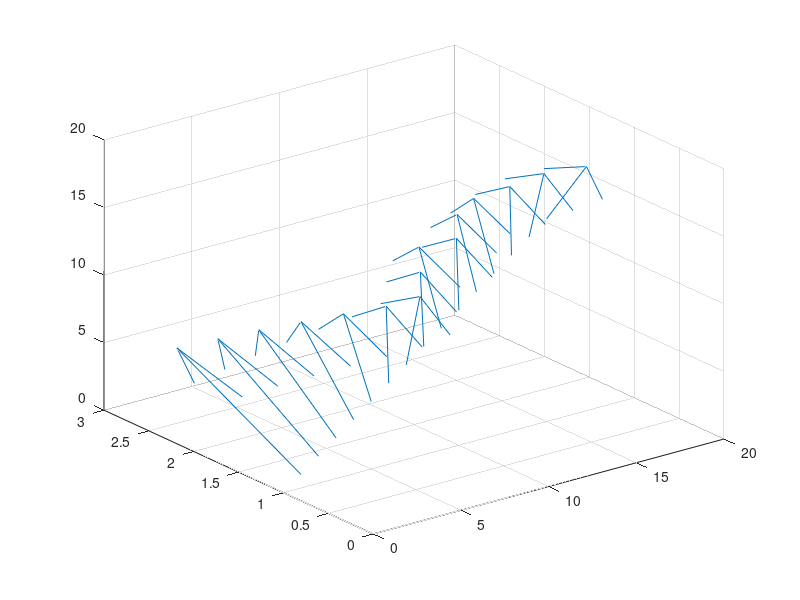

Here is the MATLAB script that generated this plot:
%Spiral_plot takes the value of A and H and which optimizes the value of 
%Continuum free energy using a initial vector p0. and plots the data to
%visualize a spiral in Dresselhaus Limit.
clear;
A=0;
H=0;
%s is a function of p. three component of s corresponds to x, y and z axes respectively.
%p is set containing variables theta(i) and phi(i)
%the 21st variable of p contains L.
size=15;
p0=[mod(rand(1,size),pi) mod(rand(1,size),2*pi) rand(1,1)];
s=cell(3,size);
for i=1:size
    j=size+i;
    s{1,i}=@(p)(cos(p(j))*sin(p(i)));
    s{2,i}=@(p)(sin(p(j))*sin(p(i)));
    s{3,i}=@(p)cos(p(i));
end
%Boundary Conditions
s{1,size+1}=@(p)(cos(p(size+1))*sin(p(1)));
s{2,size+1}=@(p)(sin(p(size+1))*sin(p(1)));
s{3,size+1}=@(p)cos(p(1));

F=@(p)0; %F is the array of Continum free energy functions

for i=1:size-1
    del=@(p)p(21)/10;%del is step size in L. del=L/100. 
    t1=@(p)(0.5*((s{1,i+1}(p)-s{1,i}(p))^2+(s{2,i+1}(p)-s{2,i}(p))^2+(s{3,i+1}(p)-s{3,i}(p))^2))/(del(p)^2);% 0.5*grad(n)^2
    t2=@(p)(s{2,i}(p)*(s{3,i+1}(p)-s{3,i}(p))+s{3,i}(p)*(s{2,i+1}(p)-s{2,i}(p)))/del(p); % n.curl(n)
    F=@(p)(F(p)+t1(p)*t1(p)/6-t1(p)+t2(p)+(A*s{3,i}(p)^2-H*s{3,i}(p)));
end
[p,fval]=fminunc(F,p0); %Conjugate Gradiant Minimization
theta=mod(p(1:size),pi);
phi=mod(p(size+1:2*size),2*pi);
x=cos(phi).*sin(theta);
y=sin(phi).*sin(theta);
z=cos(theta);
X=1:size;
quiver3(X,x,y,z);